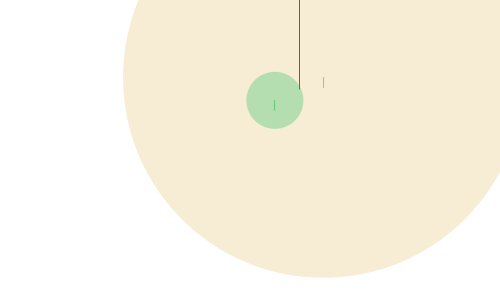
Frame 1 (no input)
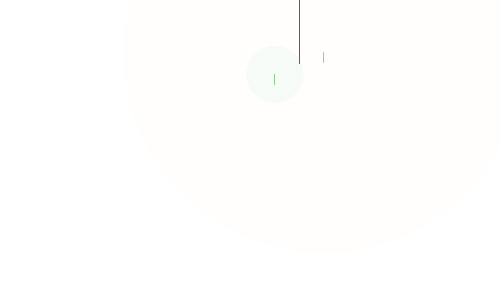
Frame 60 (the mouse pressed at the canvas centre just before this capture)
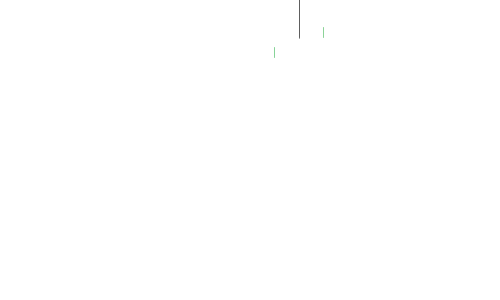
Frame 120 (the mouse held since frame 60 and released just before this capture)

The Processing sketch that drew these frames (run headless with seeded random() and noise(); from frame 60 on, the mouse is pressed at the canvas centre):

// Processing sketch: processing_124073
// ── processing_124073.pde

// Assignment 06: Fall, falling, fallen 12/11
// circles move from top to the bottom 
// lines emerge when the circles overlap
// by chen-hsin chang
int _num = 2;
Circle[] _circleArr = {
};
void setup() {
  size(500, 300);
  background(255);
  strokeWeight(1);
  fill(150, 50);
  drawCircles();
}
void draw() {
  background(255);
  for (int i=0; i<_circleArr.length; i++) {
    Circle thisCirc = _circleArr[i];
    thisCirc.updateMe();
  }
}

void mouseReleased() {
  drawCircles();
}
void drawCircles() {
  for (int i=0; i<_num; i++) {
    Circle thisCirc = new Circle();
    thisCirc.drawMe();
    _circleArr =(Circle[])append(_circleArr, 
    thisCirc);
  }
}

class Circle {
  float x, y;
  float radius;
  color linecol, fillcol;
  float alph;
  float xmove, ymove;
  Circle() {
    x = random(width);
    y = random(height);
    radius = random(200) + 10;
    linecol = color(random(255), 180, 80);
    fillcol = color(random(255), 180, 80);
    alph = random(200);
    xmove = 0;
    ymove = random(10) - 5;
  }
  void drawMe() {
    noStroke();
    fill(fillcol, alph);
    ellipse(x, y, radius*2, radius*2);
    stroke(linecol, 150);
    noFill();
    line(x, y, x, y+10);
  }
  void updateMe() {
    x += xmove;
    y += ymove;
    if (x > (width+radius)) { 
      x=0-radius;
    }
    if (x < (0-radius)) { 
      x=width+radius;
    }
    if (y > (height+radius)) { 
      y=0-radius;
    }
    if (y < (0-radius)) { 
      y=height+radius;
    }
    boolean touching = false;
    for (int i=0; i<_circleArr.length; i++) {
      Circle otherCirc = _circleArr[i];
      if (otherCirc != this) {
        float dis = dist(x, y, otherCirc.x, otherCirc.y);
        float overlap = dis - radius - otherCirc.radius;
        if (overlap < 0) {
          float midx, midy;
          midx = (x + otherCirc.x)/2;
          midy = (y + otherCirc.y)/2;
          stroke(0, 100);
          noFill();
          //overlap *= -1;


          line(midx, midy, midx, overlap);
        }

        if ((dis-radius-otherCirc.radius) < 0) {
          touching = true;
          break;
        }
      }
    }
    if (touching) {
      if (alph > 0) { 
        alph--;
      }
    } 
    else {
      if (alph<255) { 
        alph += 2;
      }
    }
    drawMe();
  }
}
